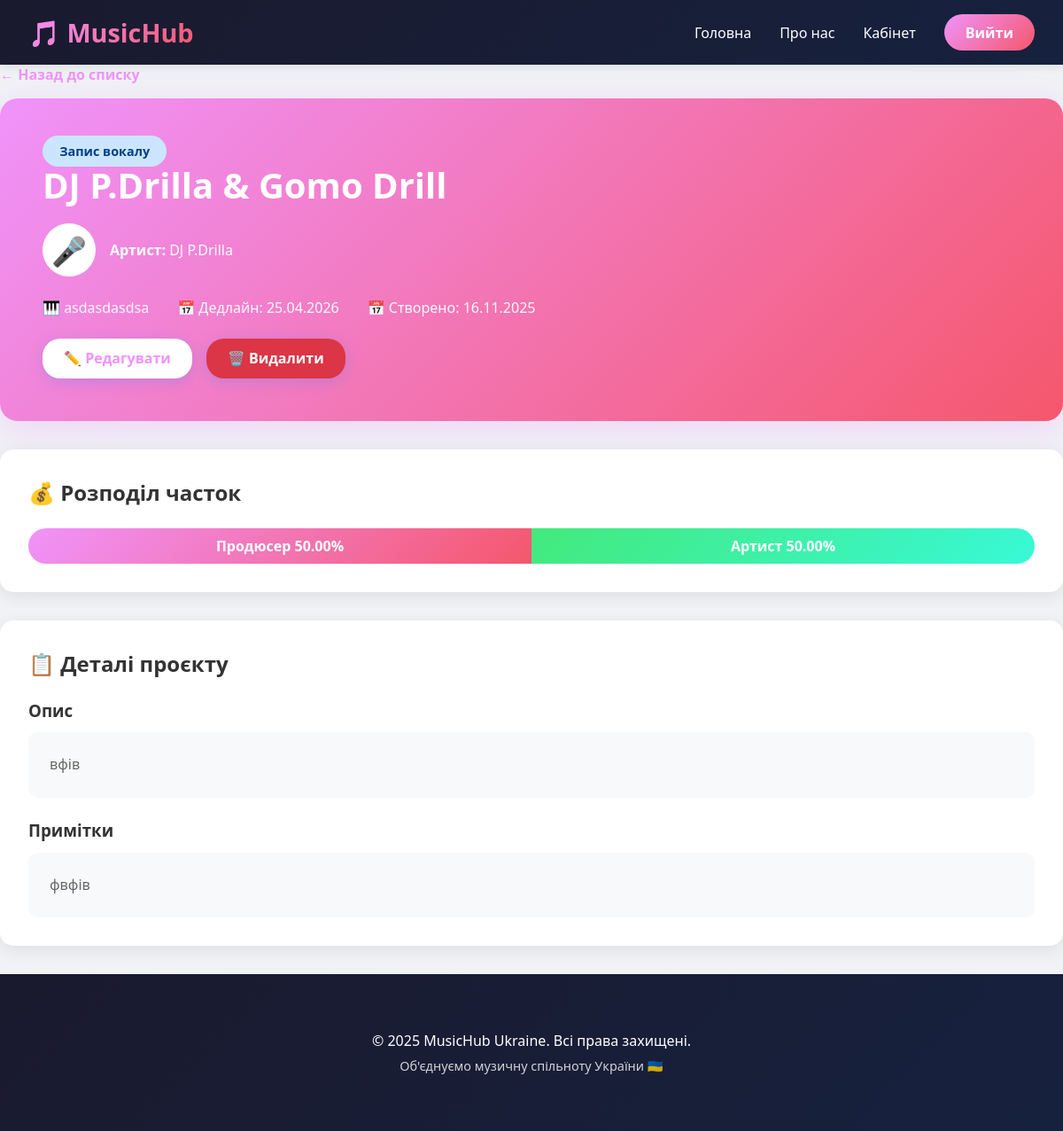
/collaborations/1/ (signed in), run on the app's committed database.
### music/models.py (models this page shows, shortened)
class Collaboration(models.Model):
    STATUS_CHOICES = (
        ('pending', 'Очікує підтвердження'),
        ('active', 'Активна'),
        ('recording', 'Запис вокалу'),
        ('mixing', 'Зведення'),
        ('completed', 'Завершено'),
        ('cancelled', 'Скасовано'),
    )
    producer = models.ForeignKey(User, on_delete=models.CASCADE, related_name='producer_collabs', limit_choices_to={'role': 'producer'})
    artist = models.ForeignKey(User, on_delete=models.CASCADE, related_name='artist_collabs', limit_choices_to={'role': 'artist'})
    beat = models.ForeignKey(Beat, on_delete=models.SET_NULL, null=True, blank=True)
    project_name = models.CharField(max_length=200)
    status = models.CharField(max_length=20, choices=STATUS_CHOICES, default='pending')
    description = models.TextField(blank=True)
    producer_share = models.DecimalField(max_digits=5, decimal_places=2, help_text="% продюсера")
    artist_share = models.DecimalField(max_digits=5, decimal_places=2, help_text="% артиста")
    deadline = models.DateField(null=True, blank=True)
    completed_date = models.DateField(null=True, blank=True)
    notes = models.TextField(blank=True, help_text="Додаткові примітки")
    created_at = models.DateTimeField(auto_now_add=True)
    updated_at = models.DateTimeField(auto_now=True)
    class Meta:
        ordering = ['-created_at']

class User(AbstractUser):
    USER_ROLES = (
        ('admin', 'Administrator'),
        ('artist', 'Artist'),
        ('producer', 'Producer'),
        ('listener', 'Listener'),
        ('label_manager', 'Label Manager'),
    )
    role = models.CharField(max_length=20, choices=USER_ROLES, default='listener')
    bio = models.TextField(blank=True, null=True)
    stage_name = models.CharField(max_length=100, blank=True, null=True)
    created_at = models.DateTimeField(auto_now_add=True)

class Beat(models.Model):
    GENRE_CHOICES = (
        ('trap', 'Trap'),
        ('lofi', 'Lo-Fi'),
        ('hiphop', 'Hip-Hop'),
        ('rock', 'Rock'),
        ('electronic', 'Electronic'),
        ('jazz', 'Jazz'),
        ('rnb', 'R&B'),
        ('pop', 'Pop'),
    )
    producer = models.ForeignKey(User, on_delete=models.CASCADE, related_name='beats', limit_choices_to={'role': 'producer'})
    title = models.CharField(max_length=200)
    genre = models.CharField(max_length=20, choices=GENRE_CHOICES)
    bpm = models.PositiveIntegerField(help_text="Beats per minute")
    price = models.DecimalField(max_digits=10, decimal_places=2, null=True, blank=True, help_text="Ціна в доларах")
    description = models.TextField(blank=True)
    audio_file = models.FileField(upload_to='beats/', null=True, blank=True)
    plays_count = models.PositiveIntegerField(default=0)
    downloads_count = models.PositiveIntegerField(default=0)
    is_available = models.BooleanField(default=True, help_text="Чи доступний біт для покупки")
    is_exclusive = models.BooleanField(default=False, help_text="Ексклюзивний біт")
    created_at = models.DateTimeField(auto_now_add=True)
    updated_at = models.DateTimeField(auto_now=True)
    class Meta:
        ordering = ['-created_at']

### music/views.py (the view)
# urls.py: path('collaborations/<int:pk>/', views.collaboration_detail, name='collaboration_detail'),
@login_required
def collaboration_detail(request, pk):
    collab = get_object_or_404(Collaboration, pk=pk, producer=request.user)
    context = {'collab': collab}
    return render(request, 'music/collaboration_detail.html', context)

### music/templates/music/collaboration_detail.html (shortened to what this page needs)
{% extends "music/base.html" %}
{% block content %}
<div class="detail-container">
    <a href="{% url 'music:collaboration_list' %}" class="back-link">← Назад до списку</a>
    <div class="collab-header">
        <span class="collab-status status-{{ collab.status }}">
            {{ collab.get_status_display }}
        </span>
        <h1>{{ collab.project_name }}</h1>
        <div class="artist-info">
            <div class="artist-avatar">🎤</div>
            <div>
                <strong>Артист:</strong> {{ collab.artist.stage_name|default:collab.artist.username }}
            </div>
        </div>
        <div class="collab-meta">
            {% if collab.beat %}
            <div>🎹 {{ collab.beat.title }}</div>
            {% endif %}
            {% if collab.deadline %}
            <div>📅 Дедлайн: {{ collab.deadline|date:"d.m.Y" }}</div>
            {% endif %}
            <div>📅 Створено: {{ collab.created_at|date:"d.m.Y" }}</div>
        </div>
        <div class="header-actions">
            <a href="{% url 'music:collaboration_update' collab.pk %}" class="btn btn-white">✏️ Редагувати</a>
            <a href="{% url 'music:collaboration_delete' collab.pk %}" class="btn btn-danger">🗑️ Видалити</a>
        </div>
    </div>
    <div class="info-section">
        <h2 class="section-title">💰 Розподіл часток</h2>
        <div class="share-chart">
            <div class="share-producer" style="width: {{ collab.producer_share }}%">
                Продюсер {{ collab.producer_share }}%
            </div>
            <div class="share-artist" style="width: {{ collab.artist_share }}%">
                Артист {{ collab.artist_share }}%
            </div>
        </div>
    </div>
    <div class="info-section">
        <h2 class="section-title">📋 Деталі проєкту</h2>
        {% if collab.description %}
        <h3 style="color: #333; margin-bottom: 0.8rem;">Опис</h3>
        <div class="description-box">{{ collab.description }}</div>
        {% endif %}
        {% if collab.notes %}
        <h3 style="color: #333; margin: 1.5rem 0 0.8rem;">Примітки</h3>
        <div class="description-box">{{ collab.notes }}</div>
        {% endif %}
    </div>
</div>
{% endblock %}

### data on the page
Collaboration: status "Запис вокалу", project_name "DJ P.Drilla & Gomo Drill", artist.stage_name "DJ P.Drilla", beat "asdasdasdsa", deadline "25.04.2026", created_at "16.11.2025", producer_share "50.00", artist_share "50.00", description "вфів", notes "фвфів"

### other printed values
{{ year|default:2025 }} "2025"
